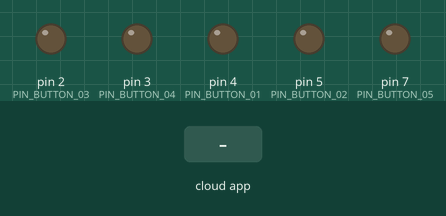
Simulated run of this sketch. Board: Arduino Uno, built with avr-gcc and run on an emulated ATmega328P. On the bench: output pins drawn as LEDs (lit = HIGH). The test bench sets the inputs (shaded band). The RemoteXY app is connected.

Above: at 1.2 s.
1.3 s: the phone or cloud app sets button_02 to 1
At 2.2 s:
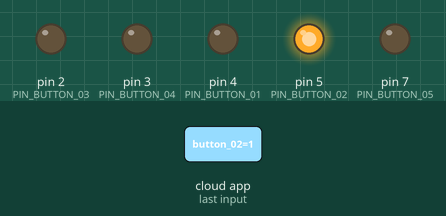
2.8 s: the phone or cloud app sets button_03 to 1
At 3.3 s:
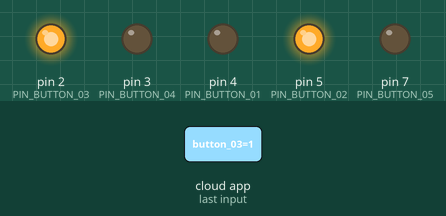
4.3 s: the phone or cloud app sets button_04 to 1
At 5.5 s:
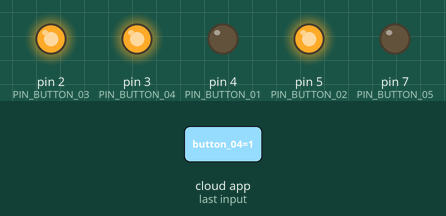
5.8 s: the phone or cloud app sets button_05 to 1
At 6.8 s:
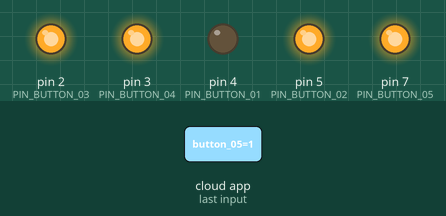
7.3 s: the phone or cloud app sets button_01 to 1
At 7.9 s:
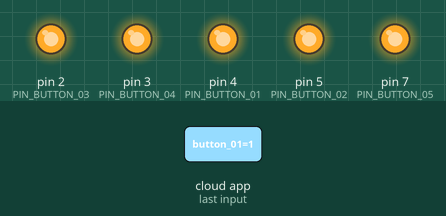
8.8 s: the phone or cloud app sets button_02 to 0
At 9.1 s:
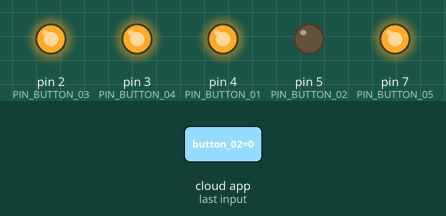
Timing chart, 0 to 11.3 s (numbered marks = the images above; inputs shaded):
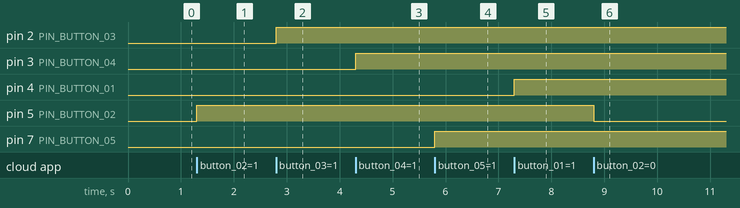

The sketch:

Control_two_motors_via_a_wifi_point.ino
```cpp
// (licence header left out)
//////////////////////////////////////////////
//        RemoteXY include library          //
//////////////////////////////////////////////

// you can enable debug logging to Serial at 115200
//#define REMOTEXY__DEBUGLOG

// RemoteXY select connection mode and include library
#define REMOTEXY_MODE__ESP8266_HARDSERIAL_POINT


// RemoteXY connection settings
#define REMOTEXY_SERIAL Serial
#define REMOTEXY_SERIAL_SPEED 115200
#define REMOTEXY_WIFI_SSID "project"
#define REMOTEXY_WIFI_PASSWORD "00000000"
#define REMOTEXY_SERVER_PORT 6377


#include <RemoteXY.h>

// RemoteXY GUI configuration
#pragma pack(push, 1)
uint8_t RemoteXY_CONF[] =   // 108 bytes
  { 255,6,0,0,0,101,0,17,0,0,0,24,1,200,102,1,3,6,0,1,
  28,35,23,23,0,6,31,117,112,0,1,119,67,23,23,0,6,31,108,101,
  102,116,0,1,156,67,23,23,0,6,31,114,105,103,104,116,0,1,158,35,
  19,19,0,2,31,104,111,114,110,0,1,28,66,23,23,0,6,31,100,111,
  119,110,0,129,52,10,101,12,1,78,101,116,119,111,114,107,32,67,111,110,
  116,114,111,108,108,101,114,0 };

// this structure defines all the variables and events of your control interface
struct {

    // input variables
  uint8_t page_01; // =1 if page is visible, else =0
  uint8_t button_02; // =1 if button pressed, else =0
  uint8_t button_03; // =1 if button pressed, else =0
  uint8_t button_04; // =1 if button pressed, else =0
  uint8_t button_05; // =1 if button pressed, else =0
  uint8_t button_01; // =1 if button pressed, else =0

    // other variable
  uint8_t connect_flag;  // =1 if wire connected, else =0

} RemoteXY;
#pragma pack(pop)

/////////////////////////////////////////////
//           END RemoteXY include          //
/////////////////////////////////////////////

#define PIN_BUTTON_02 5
#define PIN_BUTTON_03 2
#define PIN_BUTTON_04 3
#define PIN_BUTTON_05 7
#define PIN_BUTTON_01 4


void setup()
{
  RemoteXY_Init ();

  pinMode (PIN_BUTTON_02, OUTPUT);
  pinMode (PIN_BUTTON_03, OUTPUT);
  pinMode (PIN_BUTTON_04, OUTPUT);
  pinMode (PIN_BUTTON_05, OUTPUT);
  pinMode (PIN_BUTTON_01, OUTPUT);

  // TODO you setup code

}

void loop()
{
  RemoteXY_Handler ();

  digitalWrite(PIN_BUTTON_02, (RemoteXY.button_02==0)?LOW:HIGH);
  digitalWrite(PIN_BUTTON_03, (RemoteXY.button_03==0)?LOW:HIGH);
  digitalWrite(PIN_BUTTON_04, (RemoteXY.button_04==0)?LOW:HIGH);
  digitalWrite(PIN_BUTTON_05, (RemoteXY.button_05==0)?LOW:HIGH);
  digitalWrite(PIN_BUTTON_01, (RemoteXY.button_01==0)?LOW:HIGH);

  // TODO you loop code
  // use the RemoteXY structure for data transfer
  // do not call delay(), use instead RemoteXY_delay()


}
```

Measured:
- after the input at 1.3 s, pin 5 (PIN_BUTTON_02): LOW → HIGH at once
- after the input at 2.8 s, pin 2 (PIN_BUTTON_03): LOW → HIGH at once
- after the input at 4.3 s, pin 3 (PIN_BUTTON_04): LOW → HIGH at once
- after the input at 5.8 s, pin 7 (PIN_BUTTON_05): LOW → HIGH at once
- after the input at 7.3 s, pin 4 (PIN_BUTTON_01): LOW → HIGH at once
- after the input at 8.8 s, pin 5 (PIN_BUTTON_02): HIGH → LOW at once
